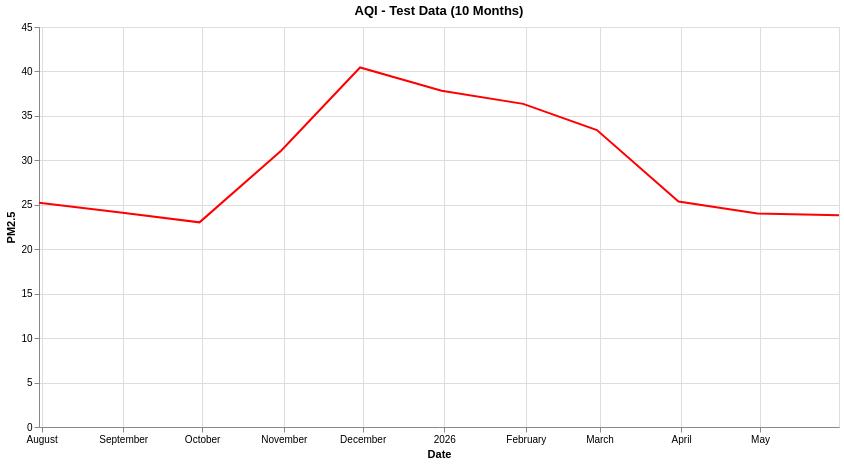

This figure's notebook cell:
### Code cell
test_chart = alt.Chart(train_monthly_plot).mark_line(
    color='red'
).encode(
    x=alt.X('time:T', title='Date'),
    y=alt.Y('pm2_5:Q', title='PM2.5'),
    tooltip=['index:T', 'pm2_5:Q']
).properties(
    title='AQI - Test Data (10 Months)',
    width=800,
    height=400
).interactive()

test_chart

### Figure 1 — Vega-Lite specification as saved in the notebook (floating-point values rounded to 4 significant figures)
{"config": {"view": {"continuousWidth": 300, "continuousHeight": 300}}, "data": {"name": "data-ef5cc01b98b73b1084250c57dcd377fb"}, "mark": {"type": "line", "color": "red"}, "encoding": {"tooltip": [{"field": "index", "type": "temporal"}, {"field": "pm2_5", "type": "quantitative"}], "x": {"field": "time", "title": "Date", "type": "temporal"}, "y": {"field": "pm2_5", "title": "PM2.5", "type": "quantitative"}}, "height": 400, "params": [{"name": "param_7", "select": {"type": "interval", "encodings": ["x", "y"]}, "bind": "scales"}], "title": "AQI - Test Data (10 Months)", "width": 800, "$schema": "https://vega.github.io/schema/vega-lite/v5.20.1.json", "datasets": {"data-ef5cc01b98b73b1084250c57dcd377fb": [{"time": "2025-07-31T00:00:00", "pm2_5": 25.22, "temperature_2m": 29.6, "relative_humidity_2m": 76.1, "pressure_msl": 998.1, "wind_speed_10m": 15.05, "rain": 0.03622, "cloud_cover": 79.82}, {"time": "2025-08-31T00:00:00", "pm2_5": 24.14, "temperature_2m": 28.37, "relative_humidity_2m": 81.78, "pressure_msl": 1002.0, "wind_speed_10m": 12.3, "rain": 0.1687, "cloud_cover": 73.92}, {"time": "2025-09-30T00:00:00", "pm2_5": 23.02, "temperature_2m": 27.94, "relative_humidity_2m": 79.78, "pressure_msl": 1005.0, "wind_speed_10m": 12.05, "rain": 0.1569, "cloud_cover": 59.23}, {"time": "2025-10-31T00:00:00", "pm2_5": 31.07, "temperature_2m": 28.94, "relative_humidity_2m": 50.93, "pressure_msl": 1010.0, "wind_speed_10m": 10.15, "rain": 0.0168, "cloud_cover": 12.94}, {"time": "2025-11-30T00:00:00", "pm2_5": 40.45, "temperature_2m": 24.07, "relative_humidity_2m": 49.96, "pressure_msl": 1015.0, "wind_speed_10m": 7.809, "rain": 0.0, "cloud_cover": 2.818}, {"time": "2025-12-31T00:00:00", "pm2_5": 37.83, "temperature_2m": 21.48, "relative_humidity_2m": 48.65, "pressure_msl": 1017.0, "wind_speed_10m": 7.289, "rain": 0.001882, "cloud_cover": 24.7}, {"time": "2026-01-31T00:00:00", "pm2_5": 36.35, "temperature_2m": 18.72, "relative_humidity_2m": 52.92, "pressure_msl": 1018.0, "wind_speed_10m": 8.253, "rain": 0.02003, "cloud_cover": 17.22}, {"time": "2026-02-28T00:00:00", "pm2_5": 33.4, "temperature_2m": 23.14, "relative_humidity_2m": 61.05, "pressure_msl": 1015.0, "wind_speed_10m": 8.946, "rain": 0.003125, "cloud_cover": 18.48}, {"time": "2026-03-31T00:00:00", "pm2_5": 25.36, "temperature_2m": 25.53, "relative_humidity_2m": 69.76, "pressure_msl": 1011.0, "wind_speed_10m": 10.07, "rain": 0.01801, "cloud_cover": 41.45}, {"time": "2026-04-30T00:00:00", "pm2_5": 24.03, "temperature_2m": 27.15, "relative_humidity_2m": 70.73, "pressure_msl": 1008.0, "wind_speed_10m": 10.55, "rain": 0.01792, "cloud_cover": 32.12}, {"time": "2026-05-31T00:00:00", "pm2_5": 23.82, "temperature_2m": 30.36, "relative_humidity_2m": 68.79, "pressure_msl": 1004.0, "wind_speed_10m": 12.28, "rain": 0.0006944, "cloud_cover": 10.89}]}}
